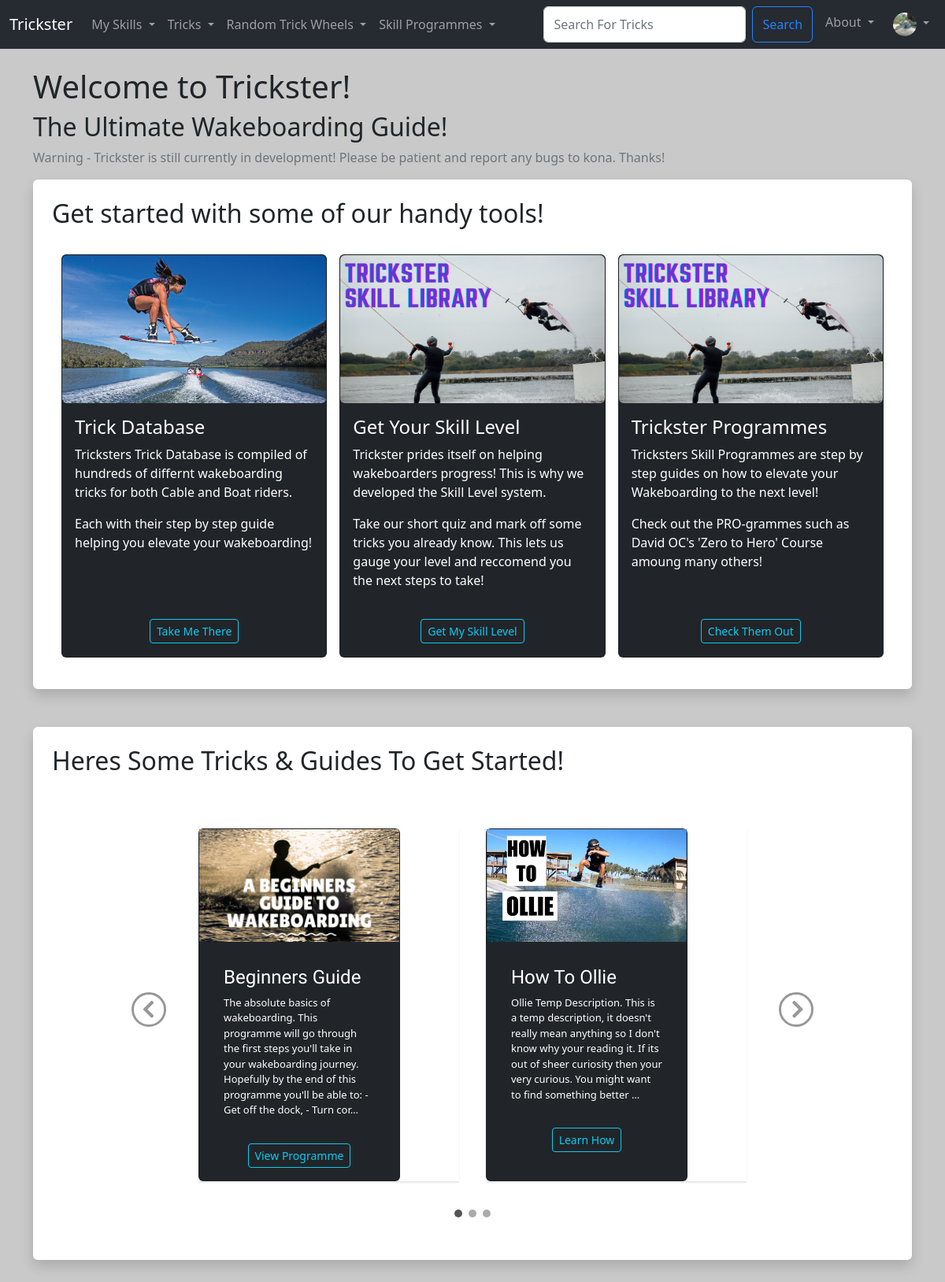
/ (signed in), run on the app's committed database.
### Users/models.py (models this page shows, shortened)
class Trickster_User(AbstractBaseUser, PermissionsMixin):
  UserID = models.AutoField(primary_key=True)
  Email = models.EmailField(('Email Address'), unique=True)
  Username = models.CharField(('Username'),max_length=25, unique=True)
  FirstName = models.CharField(('First Name'),max_length=25)
  LastName = models.CharField(('Last Name'),max_length=25)
  DateOfJoining = models.DateField(default=timezone.now)
  is_staff = models.BooleanField(default=False)
  is_active = models.BooleanField(default=True)
  objects = CustomUserManager()
  USERNAME_FIELD = 'Email'
  REQUIRED_FIELDS = ['Username', 'FirstName', 'LastName']

class User_Profile(models.Model):
  User = models.OneToOneField(Trickster_User, on_delete=models.CASCADE)
  ProfilePhoto = models.ImageField(null=True, blank=True, upload_to="images/profile")
  Bio = models.TextField(blank=True)
  SkillLevel = models.ForeignKey(SkillLevel, default=get_default_skill_level, blank=True, null=True, on_delete=models.CASCADE)
  UserDifficultyLevel = models.PositiveIntegerField(default=1, null=True, validators=[MinValueValidator(1), MaxValueValidator(10)])
  UserLevelProgress = models.PositiveIntegerField(default=1, validators=[MinValueValidator(1), MaxValueValidator(100)])
  LearnedTricks = models.ManyToManyField(Trick, related_name='learned_trick', blank=True)
  SavedTricks = models.ManyToManyField(Trick, related_name='saved_trick', blank=True)
  CurrentlyLearningProgrammes = models.ManyToManyField(Trick_Programme, related_name='currently_learning_programme', blank=True)
  CompletedProgrammes = models.ManyToManyField(Trick_Programme, related_name='completed_programme', blank=True)
  CompletedLessons = models.ManyToManyField(Programme_Lesson, related_name='completed_lessons', blank=True)
  SavedProgrammes = models.ManyToManyField(Trick_Programme, related_name='saved_programme', blank=True)
  Follows =  models.ManyToManyField('self', related_name='followed_by', symmetrical=False, blank=True)

### TricksterMain/models.py (models this page shows, shortened)
class Trick_Programme (models.Model):
  ProgrammeID = models.AutoField(primary_key=True)
  ProgrammeName = models.CharField(max_length=25)
  ProgrammeDiscription = models.TextField(blank=True)
  ProgrammeTricks = models.ManyToManyField(Trick, related_name='programme_tricks', blank=True)
  ProgrammeRecLevel = models.ForeignKey(SkillLevel, blank=True, null=True, on_delete=models.CASCADE)
  ProgrammeDifficulty = models.PositiveIntegerField(null=True, validators=[MinValueValidator(1), MaxValueValidator(10)])
  ProgrammeImg = models.ImageField(null=True, blank=True, upload_to="images/")
  ProgrammeCategory = models.ManyToManyField(Category, related_name='programme_category_tags', blank=True)

class Trick (models.Model):
  TrickID = models.AutoField(primary_key=True)
  TrickName = models.CharField(max_length=25)
  TrickDiscription = models.TextField(blank=True)
  TrickHowTo = models.TextField(blank=True)
  TrickRecLevel = models.ForeignKey(SkillLevel, blank=True, null=True, on_delete=models.CASCADE)
  TrickDifficulty = models.PositiveIntegerField(null=True, validators=[MinValueValidator(1), MaxValueValidator(10)])
  TrickImg = models.ImageField(null=True, blank=True, upload_to="images/")
  TrickCategory = models.ManyToManyField(Category, related_name='trick_category_tags', blank=True)
  approved = models.BooleanField('Approved', default=False)

### TricksterMain/views.py (the view)
# urls.py: path('', views.home, name="home"),
def home(request):
  beginners_guide = Trick_Programme.objects.get(ProgrammeID=1)
  how_to_ollie = Trick.objects.get(TrickID=15)
  return render(request, 'main/home.html', {'beginners_guide':beginners_guide, 'how_to_ollie':how_to_ollie})

### TricksterMain/templates/main/home.html (shortened to what this page needs)
{% extends 'main/base.html' %}
{% block content  %}
  {% load static %}
  <h1> Welcome to Trickster! </h1>
  <h2> The Ultimate Wakeboarding Guide!</h2>
  <p class="text-muted">Warning - Trickster is still currently in development! Please be patient and report any bugs to kona. Thanks!</p>
  <div class="shadow  p-4 mb-5 bg-body rounded">
    <h2>Get started with some of our handy tools!</h2>
    <div class="container-md">
      <div class="row row-cols-1 row-cols-sm-2 row-cols-md-3 row-cols-xl-3 g-3">
        <div class="col-sm">
          <div class="card text-bg-dark mb-3" style="height: 32rem;">
            <img src="{% static 'trickster/images/BacksideIndyGrab.png' %}" class="img-fluid rounded" alt="trick cover image">
            <div class="card-body">
              <h4>Trick Database</h4>
              <p class="card-text">Tricksters Trick Database is compiled of hundreds of differnt wakeboarding tricks for both Cable and Boat riders.</p>
              <p class="card-text">Each with their step by step guide helping you elevate your wakeboarding!</p>
            </div>
            <div class="card-body-dark text-center gap-3" style="height: 3rem">
              <div class="container">
                <div class="row">
                  <div class="col-12">
                    <a href="{%url 'trick-list'%}" class="btn btn-outline-info btn-sm">Take Me There</a>
                  </div>
                </div>
              </div>
            </div>
          </div>
        </div>
        <div class="col-sm">
          <div class="card text-bg-dark mb-3" style="height: 32rem;">
            <img src="{% static 'trickster/images/TrickListDefault.png' %}" class="img-fluid rounded" alt="trick cover image">
            <div class="card-body">
              <h4>Get Your Skill Level</h4>
              <p class="card-text">Trickster prides itself on helping wakeboarders progress! This is why we developed the Skill Level system.</p>
              <p class="card-text">Take our short quiz and mark off some tricks you already know. This lets us gauge your level and reccomend you the next steps to take!</p>
            </div>
            <div class="card-body-dark text-center gap-3" style="height: 3rem">
              <div class="container">
                <div class="row">
                  <div class="col-12">
                    <a href="" class="btn btn-outline-info btn-sm">Get My Skill Level</a>
                  </div>
                </div>
              </div>
            </div>
          </div>
        </div>
        <div class="col-sm">
          <div class="card text-bg-dark mb-3" style="height: 32rem;">
            <img src="{% static 'trickster/images/TrickListDefault.png' %}" class="img-fluid rounded" alt="trick cover image">
            <div class="card-body">
              <h4>Trickster Programmes</h4>
              <p class="card-text">Tricksters Skill Programmes are step by step guides on how to elevate your Wakeboarding to the next level! </p>
              <p class="card-text">Check out the PRO-grammes such as David OC's 'Zero to Hero' Course amoung many others!</p>
            </div>
            <div class="card-body-dark text-center gap-3" style="height: 3rem">
              <div class="container">
                <div class="row">
                  <div class="col-12">
                    <a href="{%url 'programme-list'%}" class="btn btn-outline-info btn-sm">Check Them Out</a>
                  </div>
                </div>
              </div>
            </div>
          </div>
        </div>
      </div>
    </div>
  </div>
  <div class="shadow  p-4 mb-5 bg-body rounded">
    <h2>Heres Some Tricks & Guides To Get Started!</h2>
    <div class="container-md">
      <div class="row">
        <div class="col-md-10 mx-auto">
          <div id="myCarousel" class="carousel slide" data-ride="carousel" data-interval="0">
            <ol class="carousel-indicators">
              <li data-target="#myCarousel" data-slide-to="0" class="active"></li>
              <li data-target="#myCarousel" data-slide-to="1"></li>
              <li data-target="#myCarousel" data-slide-to="2"></li>
            </ol>
            <div class="carousel-inner">
              <div class="carousel-item active">
                <div class="row">
                  <div class="col-sm-6">
                    <div class="thumb-wrapper">
                      <div class="card text-bg-dark mb-3" style="width: 16rem; height: 28rem;">
                        <div class="img-box">
                          <img src="{{ beginners_guide.ProgrammeImg.url }}" class="img-fluid" alt="">
                        </div>
                        <div class="thumb-content">
                          <div class="card-body">
                            <h4>Beginners Guide</h4>
                            <p>{{ beginners_guide.ProgrammeDiscription|truncatechars:220 }}</p>
                          </div>
                          <div class="card-footer-dark text-center gap-3" style="height: 3rem">
                            <div class="container">
                              <div class="row">
                                <div class="col-12">
                                  <a href="{% url 'view-programme' beginners_guide.ProgrammeID %}" class="btn btn-outline-info btn-sm">View Programme</a>
                                </div>
                              </div>
                            </div>
                          </div>
                        </div>
                      </div>
                    </div>
                  </div>
                  <div class="col-sm-6">
                    <div class="thumb-wrapper">
                      <div class="card text-bg-dark mb-3" style="width: 16rem; height: 28rem">
                        <div class="img-box">
                          <img src="{{ how_to_ollie.TrickImg.url }}" class="img-fluid" alt="">
                        </div>
                        <div class="thumb-content">
                          <div class="card-body">
                            <h4>How To Ollie</h4>
                            <p>{{ how_to_ollie.TrickDiscription|truncatechars:220 }}</p>
                          </div>
                          <div class="card-footer-dark text-center gap-3" style="height: 3rem">
                            <div class="container">
                              <div class="row">
                                <div class="col-12">
                                  <a href="{% url 'show-trick' how_to_ollie.TrickID %}" class="btn btn-outline-info btn-sm">Learn How</a>
                                </div>
                              </div>
                            </div>
                          </div>
                        </div>
                      </div>
                    </div>
                  </div>
                </div>
              </div>
            </div>
            <a class="carousel-control-prev" href="#myCarousel" data-slide="prev">
              <i class="fa fa-angle-left"></i>
            </a>
            <a class="carousel-control-next" href="#myCarousel" data-slide="next">
              <i class="fa fa-angle-right"></i>
            </a>
          </div>
          </div>
        </div>
      </div>
    </div>
  </div>
{% endblock %}

### TricksterMain/templates/components/navbar.html (shortened to what this page needs)
{% load static %}
<nav class="navbar navbar-expand-lg navbar-dark bg-tricksterdark">
  <div class="container-fluid">
    <a class="navbar-brand" href="{%url 'home'%}">Trickster</a>
    <div class="collapse navbar-collapse" id="navbarSupportedContent">
      <ul class="navbar-nav me-auto mb-2 mb-lg-0">
        <li class="nav-item dropdown">
          <a class="nav-link dropdown-toggle" href="#" id="mySkillsDropdown" role="button" data-bs-toggle="dropdown" aria-expanded="false">
            My Skills
          </a>
        </li>
        <li class="nav-item dropdown">
          <a class="nav-link dropdown-toggle" href="#" id="tricksDropdown" role="button" data-bs-toggle="dropdown" aria-expanded="false">
            Tricks
          </a>
        </li>
        <li class="nav-item dropdown">
          <a class="nav-link dropdown-toggle" href="#" id="randomDropdown" role="button" data-bs-toggle="dropdown" aria-expanded="false">
            Random Trick Wheels
          </a>
        </li>
        <li class="nav-item dropdown">
          <a class="nav-link dropdown-toggle" href="#" id="tricksDropdown" role="button" data-bs-toggle="dropdown" aria-expanded="false">
            Skill Programmes
          </a>
        </li>
      </ul>
      <div class="navbar-nav ml-auto gap-2">
        <form class="d-flex" method="POST" action="{% url 'search-trick' %}">
          <input class="form-control me-2 input-sm" type="search" placeholder="Search For Tricks" aria-label="Search" name="trick_searched">
          <button class="btn btn-outline-primary" type="submit">Search</button>
        </form>
        <li class="nav-item dropdown">
          <a class="nav-link dropdown-toggle" href="#" id="tricksDropdown" role="button" data-bs-toggle="dropdown" aria-expanded="false">
            About
          </a>
        </li>
        {% if user.is_authenticated %}
        <li class="nav-item dropdown">
          <a class="nav-link dropdown-toggle" href="#" id="navbarScrollingDropdown" role="button" data-bs-toggle="dropdown" aria-expanded="false">
            {% if request.user.user_profile.ProfilePhoto %}
              <img
              class="rounded-circle"
              height="30"
              src="{{ request.user.user_profile.ProfilePhoto.url }}"
              alt="User Profile Image"
              />
            {% endif %}
          </a>
        </li>
        {% else %}
          <li class="nav-item">
            <a class="nav-link" href="{%url 'login'%}">Login</a>
          </li>
        {% endif %}
      </div>
    </div>
  </div>
</nav>

### TricksterMain/templates/main/base.html (style rules this page uses)
body { background: #c9c9c9 }
.carousel { margin: 30px auto 60px; padding: 0 80px; }
.carousel .carousel-item { text-align: center; overflow: hidden; }
.carousel .carousel-item h4 { font-family: 'Varela Round', sans-serif; }
.carousel .carousel-item img { max-width: 100%; display: inline-block; }
.carousel .thumb-wrapper { margin: 5px; text-align: left; background: #fff; box-shadow: 0px 2px 2px rgba(0,0,0,0.1); }
.carousel .thumb-content { padding: 15px; font-size: 13px; }
.carousel-control-prev, .carousel-control-next { height: 44px; width: 44px; background: none; margin: auto 0; border-radius: 50%; border: 3px solid rgba(0, 0, 0, 0.8); }
.carousel-control-prev i, .carousel-control-next i { font-size: 36px; position: absolute; top: 50%; display: inline-block; margin: -19px 0 0 0; z-index: 5; left: 0; right: 0; color: rgba(0, 0, 0, 0.8); text-shadow: none; font-weight: bold; }
.carousel-control-prev i { margin-left: -3px; }
.carousel-control-next i { margin-right: -3px; }
.carousel-indicators { bottom: -50px; }
.carousel-indicators li, .carousel-indicators li.active { width: 10px; height: 10px; border-radius: 50%; margin: 4px; border: none; }
.carousel-indicators li { background: #ababab; }
.carousel-indicators li.active { background: #555; }

### data on the page
Trickster_User: user.user_profile.ProfilePhoto (picture)
Trick_Programme: ProgrammeImg (picture), ProgrammeDiscription "The absolute basics of wakeboarding. This programme will go through the first steps you'll take in your wakeboarding journey. Hopefully by the end of this programme you'll be able to: - Get off the dock, - Turn cor…"
Trick: TrickImg (picture), TrickDiscription "Ollie Temp Description. This is a temp description, it doesn't really mean anything so I don't know why your reading it. If its out of sheer curiosity then your very curious. You might want to find something better …"
